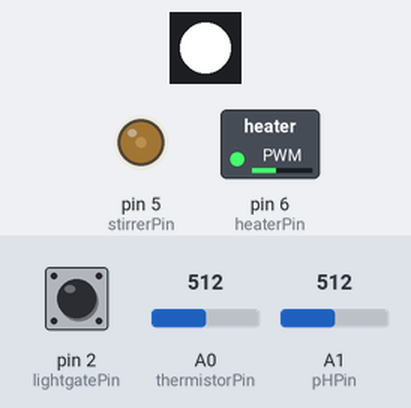
Simulated run of this sketch. Board: Arduino Uno, built with avr-gcc and run on an emulated ATmega328P. Shown: 1 RGB LEDs in strip order, left to right, switched loads named in the sketch (green lamp = pin HIGH), output pins drawn as LEDs (lit = HIGH). Wiring (inferred from the names in the program): PCA9685 PWM driver at I2C address 0x40. The inputs (shaded band) are chosen by the test bench; at power-on: pin 2 (lightgatePin) HIGH, A0 (thermistorPin) = 512, A1 (pHPin) = 512.

Above: at 0.1 s.
Timing chart, 0 to 121.5 s (numbered marks = the images above):
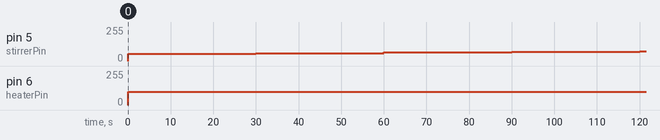

Measured:
- by itself, pin 5 (stirrerPin): moves from 0/255 to 75/255 over 120 s
- by itself, pin 6 (heaterPin): 0/255 → 100/255 at 0.00 s

The sketch:

cali.ino
```cpp
#include <stdio.h>
#include <string.h>
#include <math.h>
#include <Wire.h>

double stir_cali(void);
void pulse(void);
double heat_cali(void);
double pH_cali(void);
void output_data(void);
double filter();

// These define which pins are connected to what device on the virtual bioreactor
//

const byte lightgatePin  = 2;
const byte stirrerPin    = 5;
const byte heaterPin     = 6;
const byte thermistorPin = A0;
const byte pHPin         = A1;

double last_time = 0;
double time = 0;
double frequency = 0.0;
const double total_vol = 5.0;
const double internal_R = 10000.0;
const double B = 4220.0;
const double R_25 = 10000.0;
const double t = 25.0+273.15;
int count = 1;
#define FILTER_N 10

//volatile byte pulseDetected = 0;

// The PCA9685 is connected to the default I2C connections. There is no need
// to set these explicitly.


void setup() {
  Serial.begin(9600);

  pinMode(lightgatePin,  INPUT);
  pinMode(stirrerPin,    OUTPUT);
  pinMode(heaterPin,     OUTPUT);
  pinMode(thermistorPin, INPUT);
  pinMode(pHPin,         INPUT);
  attachInterrupt(digitalPinToInterrupt(lightgatePin),pulse,FALLING);
  Wire.beginTransmission(0x40);
  Wire.write(0x00);
  Wire.write(0x21);
  Wire.endTransmission();
  // More setup...

}


void loop() {
  double s,t,pH;
  int i;
  //double filtered_t,filtered_s,filtered_pH;
  if(count == 1){analogWrite(heaterPin,100);}
  analogWrite(stirrerPin,50+count*5.0);
  Wire.beginTransmission(0x40);
  Wire.write(0x06);
  Wire.write(0x08);
  Wire.write(0x00);
  Wire.write(0xFF);
  Wire.write(0xEF);
  Wire.endTransmission();
  t = heat_cali();
  s = stir_cali();
  pH = pH_cali();
  // filter_buf_t[count] = t;
  // filter_buf_s[count] = s;
  // filter_buf_pH[count] = pH;
  count += 1;
  // if(last_time !=0 && count %FILTER_N == 0){
  if(last_time !=0 ){
  //analogWrite(stirrerPin,100);
    // filtered_t= filter(filter_buf_t);
    // filtered_s= filter(filter_buf_s);
    // filtered_pH= filter(filter_buf_pH);
    Serial.print("temperature--> ");
    // Serial.print(filtered_t);
    Serial.print(t);
    Serial.print("   ");
    Serial.print("motor speed--> ");
    // Serial.print(filtered_s);
    Serial.print(s);
    Serial.print("   ");
    Serial.print("pH--> ");
    // Serial.print(filtered_pH);
    Serial.print(pH);
    Serial.println("   ");
    // clear_buf(filtered_t);
    // clear_buf(filtered_s);
    // clear_buf(filtered_pH);
    //count = 0;
  }
  delay(30000);
}


double stir_cali(){
  frequency = 0.5 / ((time - last_time)/60000);
  //pulseDetected = 0;
  return frequency;
}

void pulse(){
  //pulseDetected = 1;
  last_time = time;
  time = millis();
}

double heat_cali(){
  double analog_vol = analogRead(thermistorPin);
  double vol = (analog_vol/1023.0)*total_vol;
  double R = vol*internal_R/(total_vol-vol);
  double temp = (B*t)/(B+(log(R/R_25)*t));
  return temp;
}

double pH_cali(){
  double pH = (analogRead(pHPin)-(300.0 - 200.0/3.0*4.0))/(200.0/3.0);
  return pH;
}
```
